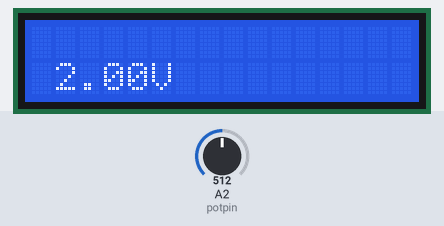
The sketch below on a simulated Arduino Uno, built with avr-gcc and run on an emulated ATmega328P. Shown: 16×2 character LCD. The test bench sets the inputs (shaded band); at power-on: A2 (potpin) = 512.

Above: at 1.2 s.
1.3 s: A2 (potpin) set to 716
2.8 s: A2 (potpin) set to 900
At 3.7 s:
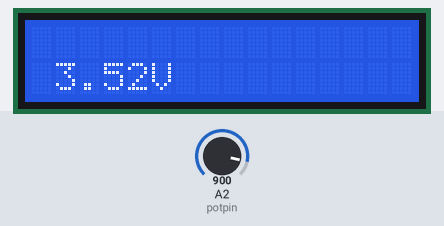
4.4 s: A2 (potpin) set to 1023
At 5.4 s:
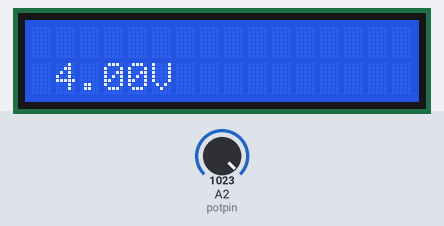
Timing chart, 0 to 7.4 s (numbered marks = the images above; inputs shaded):
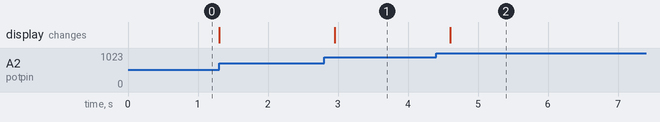

The sketch:

lcd_voltmeter_i2c.ino
```cpp
#include <LiquidCrystal_I2C.h>
LiquidCrystal_I2C lcd(0x27, 16, 2);

int potpin = A2;

void setup() {
  // put your setup code here, to run once:
lcd.init();
lcd.backlight();
lcd.setCursor(1, 0);
pinMode(potpin, INPUT);
Serial.begin(115200);
}

void loop() {
  // put your main code here, to run repeatedly:
float val = analogRead(potpin);
val = val / 1023.0 * 4.0;
lcd.setCursor(1, 1);
lcd.print(val);
lcd.print("V");
delay(200);
}
```

Measured:
- after the input at 2.8 s, the display: changes after 0.15 s (image 1)
- after the input at 4.4 s, the display: changes after 0.20 s (image 2)
